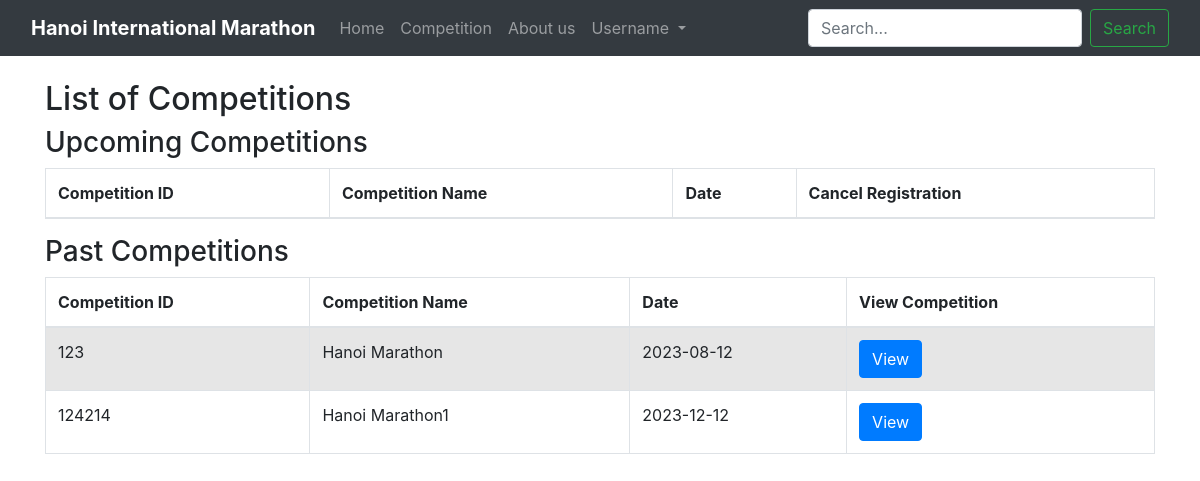
Screenshot of /user/list_competition.php (signed in) with the database file from the repository.
### tables this page shows
CREATE TABLE `participate` (
  `MarathonID` int(11) NOT NULL,
  `UserID` int(11) NOT NULL,
  `EntryNO` int(11) NOT NULL,
  `Hotel` varchar(255) DEFAULT NULL,
  `TimeRecord` time DEFAULT NULL,
  `Standings` varchar(255) DEFAULT NULL
);

CREATE TABLE `marathon` (
  `MarathonID` int(11) NOT NULL,
  `RaceName` varchar(255) DEFAULT NULL,
  `Date` date DEFAULT NULL
);

### user/list_competition.php (the view, shortened to what this page needs)
<?php
require_once(__DIR__ . '/../config.php');
$username = $_SESSION['username'];
$query_user = "SELECT UserID FROM User WHERE Username='$username'";
$result_user = $conn->query($query_user);
if ($result_user && $result_user->num_rows > 0) {
    $row_user = $result_user->fetch_assoc();
    $userID = $row_user['UserID'];
    $query = "SELECT marathon.MarathonID, marathon.RaceName, marathon.Date, participate.EntryNO
              FROM marathon
              INNER JOIN participate ON marathon.MarathonID = participate.MarathonID
              WHERE participate.UserID = $userID";
    $result = $conn->query($query);
}
include('../includes/loggedin.php');
?>
<!DOCTYPE html>
<html lang="en">
<head>
    <link rel="stylesheet" href="https://stackpath.bootstrapcdn.com/bootstrap/4.5.2/css/bootstrap.min.css">
</head>
<body>
<div class="container mt-4">
    <?php if ($result && $result->num_rows > 0) : ?>
        <h2>List of Competitions</h2>
        <?php
        $currentDate = date('Y-m-d');
        echo "<h3>Upcoming Competitions</h3>";
        echo "<table class='table table-bordered table-striped'>";
        echo "<thead>
                <tr>
                    <th>Competition ID</th>
                    <th>Competition Name</th>
                    <th>Date</th>
                    <th>Cancel Registration</th>
                </tr>
              </thead>";
        echo "</table>";
        echo "<h3>Past Competitions</h3>";
        echo "<table class='table table-bordered table-striped'>";
        echo "<thead>
                <tr>
                    <th>Competition ID</th>
                    <th>Competition Name</th>
                    <th>Date</th>
                    <th>View Competition</th>
                </tr>
              </thead>";
        echo "<tbody>";
        $result->data_seek(0);
        while ($row = $result->fetch_assoc()) {
            if ($row['Date'] < $currentDate) {
                echo "<tr>";
                echo "<td>" . $row['MarathonID'] . "</td>";
                echo "<td>" . $row['RaceName'] . "</td>";
                echo "<td>" . $row['Date'] . "</td>";
                echo "<td><a href='view_competition.php?entry_no=" . $row['EntryNO'] . "&marathon_id=" . $row['MarathonID'] . "' class='btn btn-primary'>View</a></td>";
                echo "</tr>";
            }
        }
        echo "</tbody>";
        echo "</table>";
        ?>
    <?php else : ?>
        <p>No competitions found for this user.</p>
    <?php endif; ?>
</div>
</body>
</html>

### rows the page displays
participate: MarathonID.MarathonID "123", MarathonID.RaceName "Hanoi Marathon", MarathonID.Date "2023-08-12"
participate: MarathonID.MarathonID "124214", MarathonID.RaceName "Hanoi Marathon1", MarathonID.Date "2023-12-12"
